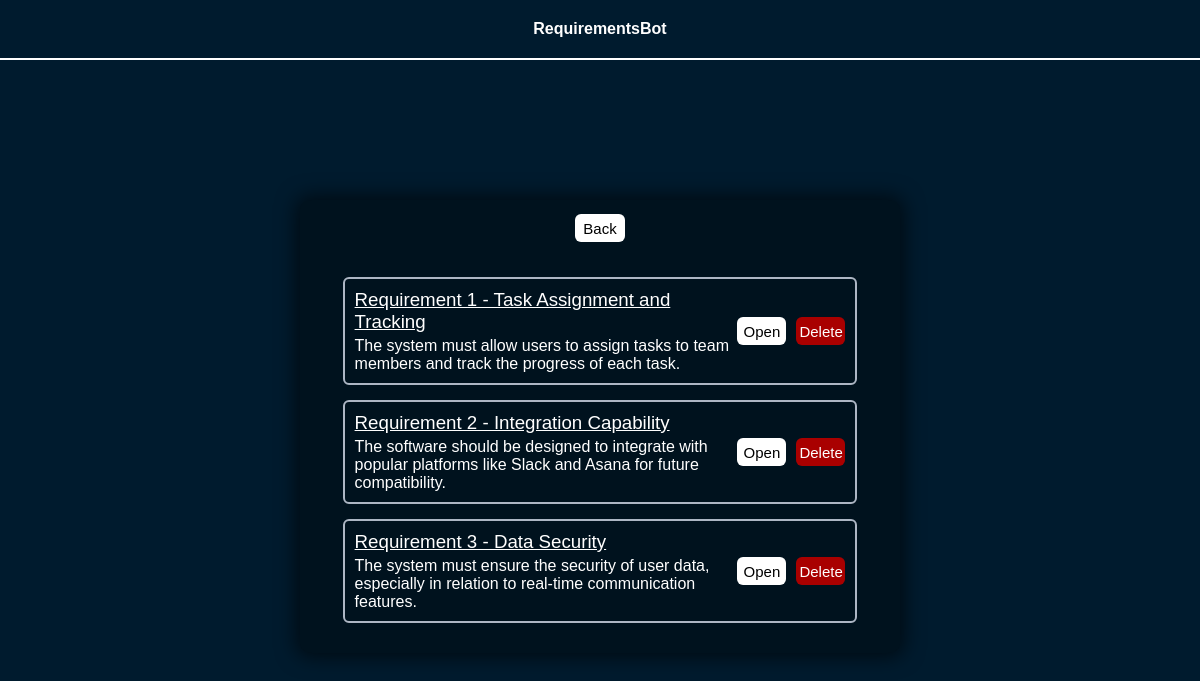
The app's page /requirements, older data.
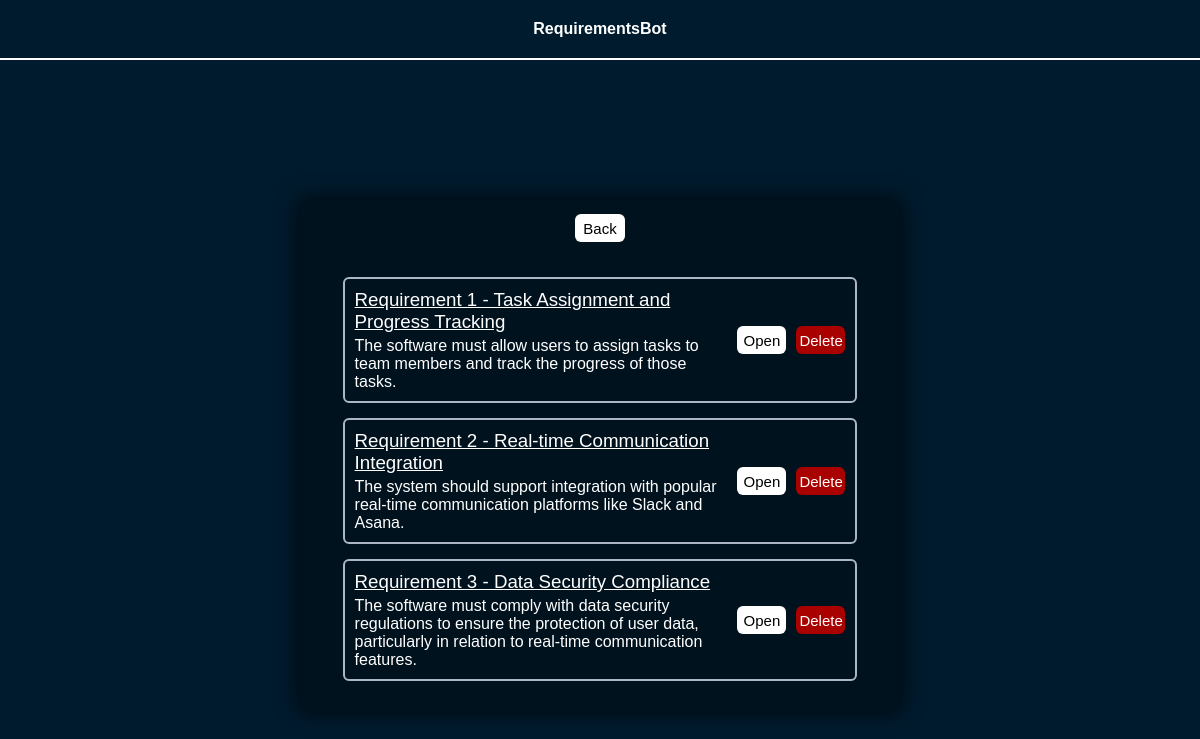
The same page, newer data.
### GPTCommunication/models.py (models this page shows, shortened)
class RequirementsList(models.Model):
    requirementID = models.IntegerField(primary_key=True)
    requirementName = models.CharField(max_length=100)
    requirementDescription = models.TextField()

### GPTCommunication/views.py (the view)
# urls.py: path("requirements", views.RequirementDisplay.showRequirements, name="Requirements"),
    def showRequirements(request):
        requirements = RequirementsList.objects.all()
        return render(request, "GPTCommunication/requirements.html", {
            "requirements": requirements
        })

### GPTCommunication/templates/GPTCommunication/requirements.html (shortened to what this page needs)
{% extends "base.html" %}
{% load static %}
{% block css_files %}
    <link rel="stylesheet" href="{% static "GPTCommunication/requirements.css" %}">
{% endblock css_files %}
{% block content %}
<div id="Layout">
    <div id="BackButtonArea">
        <button id="BackButton" onclick="location.href='{% url "ReqGen"%}';">Back</button>
    </div>
    {% if requirements %}
    <div class="RequirementsArea">
        <div class="RequirementsList">
            {% for requirement in requirements %}
            <div class="Requirements">
                <div class="RequirementElement">
                    <div id="RequirementDescription" >
                        <h3 id="RequirementName">{{ requirement.requirementName }}</h3>
                        <p>{{ requirement.requirementDescription }}</p>
                    </div>
                    <div class="ButtonArea">
                        <div class="DetailButtonArea">
                            <button class="DetailButton" onclick="location.href='{% url "RequirementDetail" requirement.requirementID %}';">Open</button>
                        </div>
                        <div class="DeleteButtonArea">
                            <button class="DeleteButton" onclick="location.href='{% url "ConfDelete" requirement.requirementID %}';">Delete</button>
                        </div>
                    </div>
                </div>
            </div>
            {% endfor %}
        </div>
    </div>
    {% endif %}
</div>
{% endblock content %}

### templates/base.html (shortened to what this page needs)
{% load static %}
<!DOCTYPE html>
<html lang="en">
<head>
    <link rel="stylesheet" href="{% static "style.css" %}">
        {% block css_files %}
        {% endblock css_files %}
</head>
<body>
    {% include "./includes/header.html" %}
    <main class="main_content">
        {% block content %}
        {% endblock content %}
    </main>
</body>
</html>

### templates/includes/header.html (shortened to what this page needs)
<header class="header">
    <a href="{% url "ReqGen" %}" class="logo">RequirementsBot</a>
</header>

### static/style.css (style rules this page uses)
* { margin: 0; padding: 0; box-sizing: border-box; font-family: "poppins", sans-serif; font-weight: 500; }
body { background-color: #001B2E; }
.header { position: fixed; top: 0; left: 0; width: 100%; padding: 20px 100px; background-color: #001B2E; display: flex; justify-content: center; align-items: center; z-index: 100; border-bottom: 2px solid white; }
.logo { font-family: "poppins", sans-serif; font-size: 20; color: white; text-decoration: none; font-weight: 700; }
.main_content { margin-top: 200px; display: flex; justify-content: center; }

### GPTCommunication/static/GPTCommunication/requirements.css (style rules this page uses)
#Layout { box-shadow: rgb(0 0 0 / 60%) 0px 0px 20px 4px; width: 50%; padding: 14px; padding-bottom: 30px; border-radius: 2%; background: #00121e; }
#RequirementName { margin-bottom: 4px; text-decoration: underline; }
.RequirementsArea { margin-top: 20px; color: white; display: flex; justify-content: center; }
#RequirementDescription { flex-grow: 1; width: 75%; }
.RequirementsList:after { content: ""; display: table; clear: both; }
.RequirementElement { display: flex; padding: 10px; margin-top: 15px; border: 2px solid #ADB6C4; border-radius: 6px 6px 6px 6px; height: fit-content; }
.RequirementsList { width: 90%; }
.DeleteButton { padding: 3px; width: 49px; min-height: 28px; border: none; border-radius: 6px 6px 6px 6px; background-color: rgb(169, 0, 0); color: #fff; font-size: 15px; cursor: pointer; transition: background-color .3s ease-in-out; text-align: center; }
.DeleteButtonArea { display: flex; justify-content: end; }
.DetailButton { padding: 3px; width: 49px; min-height: 28px; border: none; border-radius: 6px 6px 6px 6px; background-color: rgb(255, 255, 255); color: #000; font-size: 15px; cursor: pointer; transition: background-color .3s ease-in-out; text-align: center; }
.ButtonArea { flex-grow: 1; display: flex; align-items: center; justify-content: flex-end; }
#BackButtonArea { display: flex; justify-content: center; }
#BackButton { width: 50px; min-height: 28px; border: none; border-radius: 6px 6px 6px 6px; background-color: rgb(255, 255, 255); color: #000; font-size: 15px; cursor: pointer; transition: background-color .3s ease-in-out; text-align: center; }
.DetailButtonArea { margin-right: 10px; }

Row changes from the older to the newer data that the page shows:
removed RequirementsList: requirementName "Requirement 1 - Task Assignment and Tracking", requirementDescription "The system must allow users to assign tasks to team members and track the progress of each task."
removed RequirementsList: requirementName "Requirement 2 - Integration Capability", requirementDescription "The software should be designed to integrate with popular platforms like Slack and Asana for future compatibility."
removed RequirementsList: requirementName "Requirement 3 - Data Security", requirementDescription "The system must ensure the security of user data, especially in relation to real-time communication features."
added RequirementsList: requirementName "Requirement 1 - Task Assignment and Progress Tracking", requirementDescription "The software must allow users to assign tasks to team members and track the progress of those tasks."
added RequirementsList: requirementName "Requirement 2 - Real-time Communication Integration", requirementDescription "The system should support integration with popular real-time communication platforms like Slack and Asana."
added RequirementsList: requirementName "Requirement 3 - Data Security Compliance", requirementDescription "The software must comply with data security regulations to ensure the protection of user data, particularly in relation to real-time communication features."
